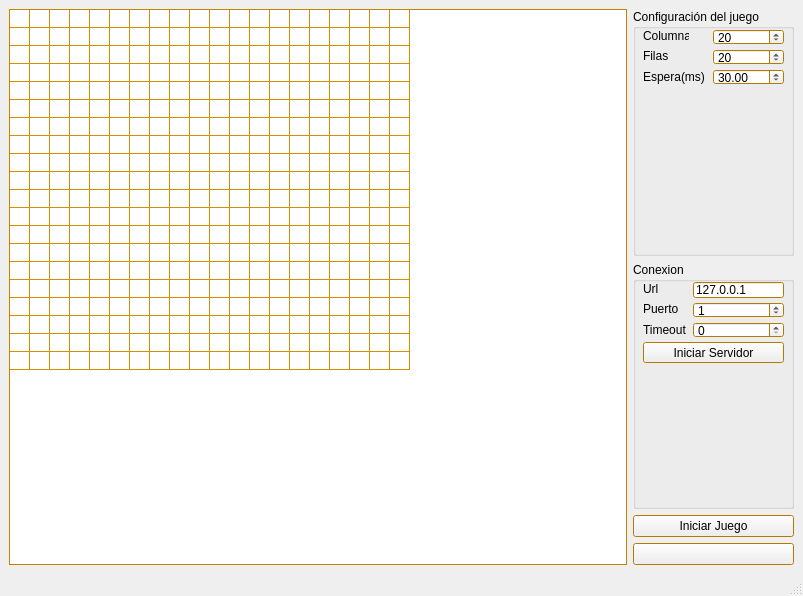
<?xml version="1.0" encoding="UTF-8"?>
<ui version="4.0">
 <class>MainWindow</class>
 <widget class="QMainWindow" name="MainWindow">
  <property name="geometry">
   <rect>
    <x>0</x>
    <y>0</y>
    <width>803</width>
    <height>596</height>
   </rect>
  </property>
  <property name="windowTitle">
   <string>servidor</string>
  </property>
  <property name="windowIcon">
   <iconset>
    <normaloff>c4396505db29c0744b9fef79f8ca4f25.jpg</normaloff>c4396505db29c0744b9fef79f8ca4f25.jpg</iconset>
  </property>
  <property name="autoFillBackground">
   <bool>false</bool>
  </property>
  <widget class="QWidget" name="centralwidget">
   <property name="palette">
    <palette>
     <active>
      <colorrole role="Base">
       <brush brushstyle="SolidPattern">
        <color alpha="255">
         <red>255</red>
         <green>255</green>
         <blue>255</blue>
        </color>
       </brush>
      </colorrole>
      <colorrole role="Window">
       <brush brushstyle="SolidPattern">
        <color alpha="255">
         <red>255</red>
         <green>170</green>
         <blue>0</blue>
        </color>
       </brush>
      </colorrole>
     </active>
     <inactive>
      <colorrole role="Base">
       <brush brushstyle="SolidPattern">
        <color alpha="255">
         <red>255</red>
         <green>255</green>
         <blue>255</blue>
        </color>
       </brush>
      </colorrole>
      <colorrole role="Window">
       <brush brushstyle="SolidPattern">
        <color alpha="255">
         <red>255</red>
         <green>170</green>
         <blue>0</blue>
        </color>
       </brush>
      </colorrole>
     </inactive>
     <disabled>
      <colorrole role="Base">
       <brush brushstyle="SolidPattern">
        <color alpha="255">
         <red>255</red>
         <green>170</green>
         <blue>0</blue>
        </color>
       </brush>
      </colorrole>
      <colorrole role="Window">
       <brush brushstyle="SolidPattern">
        <color alpha="255">
         <red>255</red>
         <green>170</green>
         <blue>0</blue>
        </color>
       </brush>
      </colorrole>
     </disabled>
    </palette>
   </property>
   <layout class="QGridLayout" name="gridLayout">
    <item row="0" column="0" rowspan="4">
     <widget class="QTableWidget" name="tableWidget">
      <property name="enabled">
       <bool>true</bool>
      </property>
      <property name="minimumSize">
       <size>
        <width>350</width>
        <height>350</height>
       </size>
      </property>
      <property name="mouseTracking">
       <bool>false</bool>
      </property>
      <property name="autoFillBackground">
       <bool>false</bool>
      </property>
      <property name="tabKeyNavigation">
       <bool>false</bool>
      </property>
      <property name="rowCount">
       <number>20</number>
      </property>
      <property name="columnCount">
       <number>20</number>
      </property>
      <attribute name="horizontalHeaderVisible">
       <bool>false</bool>
      </attribute>
      <attribute name="horizontalHeaderDefaultSectionSize">
       <number>10</number>
      </attribute>
      <attribute name="horizontalHeaderHighlightSections">
       <bool>true</bool>
      </attribute>
      <attribute name="horizontalHeaderMinimumSectionSize">
       <number>1</number>
      </attribute>
      <attribute name="verticalHeaderVisible">
       <bool>false</bool>
      </attribute>
      <attribute name="verticalHeaderDefaultSectionSize">
       <number>10</number>
      </attribute>
      <attribute name="verticalHeaderHighlightSections">
       <bool>false</bool>
      </attribute>
      <attribute name="verticalHeaderMinimumSectionSize">
       <number>1</number>
      </attribute>
      <row/>
      <row/>
      <row/>
      <row/>
      <row/>
      <row/>
      <row/>
      <row/>
      <row/>
      <row/>
      <row/>
      <row/>
      <row/>
      <row/>
      <row/>
      <row/>
      <row/>
      <row/>
      <row/>
      <row/>
      <column/>
      <column/>
      <column/>
      <column/>
      <column/>
      <column/>
      <column/>
      <column/>
      <column/>
      <column/>
      <column/>
      <column/>
      <column/>
      <column/>
      <column/>
      <column/>
      <column/>
      <column/>
      <column/>
      <column/>
     </widget>
    </item>
    <item row="0" column="1">
     <widget class="QGroupBox" name="groupBox">
      <property name="minimumSize">
       <size>
        <width>161</width>
        <height>91</height>
       </size>
      </property>
      <property name="title">
       <string>Configuración del juego</string>
      </property>
      <widget class="QLabel" name="label">
       <property name="geometry">
        <rect>
         <x>10</x>
         <y>20</y>
         <width>46</width>
         <height>13</height>
        </rect>
       </property>
       <property name="text">
        <string>Columnas</string>
       </property>
      </widget>
      <widget class="QLabel" name="label_2">
       <property name="geometry">
        <rect>
         <x>10</x>
         <y>40</y>
         <width>46</width>
         <height>13</height>
        </rect>
       </property>
       <property name="text">
        <string>Filas</string>
       </property>
      </widget>
      <widget class="QLabel" name="label_3">
       <property name="geometry">
        <rect>
         <x>10</x>
         <y>60</y>
         <width>61</width>
         <height>16</height>
        </rect>
       </property>
       <property name="text">
        <string>Espera(ms)</string>
       </property>
      </widget>
      <widget class="QSpinBox" name="spinBox">
       <property name="geometry">
        <rect>
         <x>80</x>
         <y>20</y>
         <width>71</width>
         <height>16</height>
        </rect>
       </property>
       <property name="value">
        <number>20</number>
       </property>
      </widget>
      <widget class="QSpinBox" name="spinBox_2">
       <property name="geometry">
        <rect>
         <x>80</x>
         <y>40</y>
         <width>71</width>
         <height>16</height>
        </rect>
       </property>
       <property name="value">
        <number>20</number>
       </property>
      </widget>
      <widget class="QDoubleSpinBox" name="doubleSpinBox">
       <property name="geometry">
        <rect>
         <x>80</x>
         <y>60</y>
         <width>71</width>
         <height>16</height>
        </rect>
       </property>
       <property name="prefix">
        <string/>
       </property>
       <property name="suffix">
        <string/>
       </property>
       <property name="maximum">
        <double>500.000000000000000</double>
       </property>
       <property name="singleStep">
        <double>1.000000000000000</double>
       </property>
       <property name="value">
        <double>30.000000000000000</double>
       </property>
      </widget>
     </widget>
    </item>
    <item row="1" column="1">
     <widget class="QGroupBox" name="groupBox_2">
      <property name="minimumSize">
       <size>
        <width>161</width>
        <height>111</height>
       </size>
      </property>
      <property name="title">
       <string>Conexion</string>
      </property>
      <widget class="QLabel" name="label_4">
       <property name="geometry">
        <rect>
         <x>10</x>
         <y>20</y>
         <width>46</width>
         <height>13</height>
        </rect>
       </property>
       <property name="text">
        <string>Url</string>
       </property>
      </widget>
      <widget class="QLabel" name="label_5">
       <property name="geometry">
        <rect>
         <x>10</x>
         <y>40</y>
         <width>46</width>
         <height>13</height>
        </rect>
       </property>
       <property name="text">
        <string>Puerto</string>
       </property>
      </widget>
      <widget class="QLabel" name="label_6">
       <property name="geometry">
        <rect>
         <x>10</x>
         <y>60</y>
         <width>61</width>
         <height>16</height>
        </rect>
       </property>
       <property name="text">
        <string>Timeout</string>
       </property>
      </widget>
      <widget class="QLineEdit" name="lineEdit">
       <property name="geometry">
        <rect>
         <x>60</x>
         <y>20</y>
         <width>91</width>
         <height>16</height>
        </rect>
       </property>
       <property name="text">
        <string>127.0.0.1</string>
       </property>
      </widget>
      <widget class="QSpinBox" name="spinBox_4">
       <property name="geometry">
        <rect>
         <x>60</x>
         <y>40</y>
         <width>91</width>
         <height>16</height>
        </rect>
       </property>
       <property name="maximum">
        <number>100000</number>
       </property>
       <property name="value">
        <number>1</number>
       </property>
      </widget>
      <widget class="QSpinBox" name="spinBox_5">
       <property name="geometry">
        <rect>
         <x>60</x>
         <y>60</y>
         <width>91</width>
         <height>16</height>
        </rect>
       </property>
      </widget>
      <widget class="QPushButton" name="pushButton">
       <property name="geometry">
        <rect>
         <x>10</x>
         <y>80</y>
         <width>141</width>
         <height>21</height>
        </rect>
       </property>
       <property name="text">
        <string>Iniciar Servidor</string>
       </property>
      </widget>
     </widget>
    </item>
    <item row="2" column="1">
     <widget class="QPushButton" name="pushButton_2">
      <property name="minimumSize">
       <size>
        <width>141</width>
        <height>21</height>
       </size>
      </property>
      <property name="text">
       <string>Iniciar Juego</string>
      </property>
     </widget>
    </item>
    <item row="3" column="1">
     <widget class="QPushButton" name="pushButton_3">
      <property name="text">
       <string/>
      </property>
     </widget>
    </item>
   </layout>
  </widget>
  <widget class="QMenuBar" name="menubar">
   <property name="geometry">
    <rect>
     <x>0</x>
     <y>0</y>
     <width>803</width>
     <height>21</height>
    </rect>
   </property>
  </widget>
  <widget class="QStatusBar" name="statusbar"/>
 </widget>
 <resources/>
 <connections/>
</ui>
